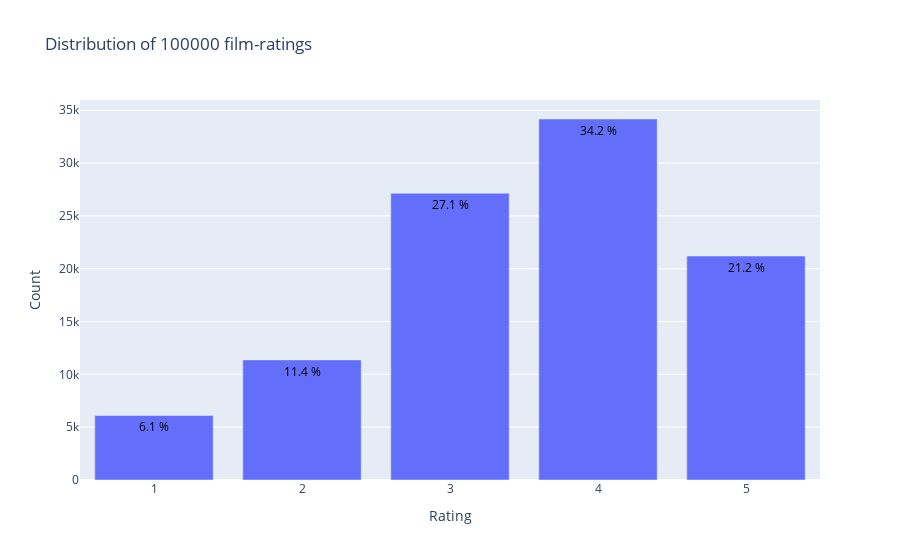

Write notebook code for a chart like this one.
### Markdown cell above
### Distribution of ratings

### Code cell
import matplotlib.pyplot as plt
from plotly.offline import init_notebook_mode, plot, iplot
import plotly.graph_objs as go
init_notebook_mode(connected=True)

df = data['rating'].value_counts().sort_index(ascending=False)
trace = go.Bar(x = df.index,
               text = ['{:.1f} %'.format(val) for val in (df.values / data.shape[0] * 100)],
               textposition = 'auto',
               textfont = dict(color = '#000000'),
               y = df.values,
               )
# Create layout
layout = dict(title = 'Distribution of {} film-ratings'.format(data.shape[0]),
              xaxis = dict(title = 'Rating'),
              yaxis = dict(title = 'Count'))
# Create plot
fig = go.Figure(data=[trace], layout=layout)
iplot(fig)

### Figure 1 — Plotly figure (JSON) as saved in the notebook; plotly's stock layout.template omitted (floating-point values rounded to 4 significant figures)
{"data": [{"text": ["21.2 %", "34.2 %", "27.1 %", "11.4 %", "6.1 %"], "textfont": {"color": "#000000"}, "textposition": "auto", "type": "bar", "x": [5, 4, 3, 2, 1], "y": [21201, 34174, 27145, 11370, 6110]}], "layout": {"title": {"text": "Distribution of 100000 film-ratings"}, "xaxis": {"title": {"text": "Rating"}}, "yaxis": {"title": {"text": "Count"}}}}
